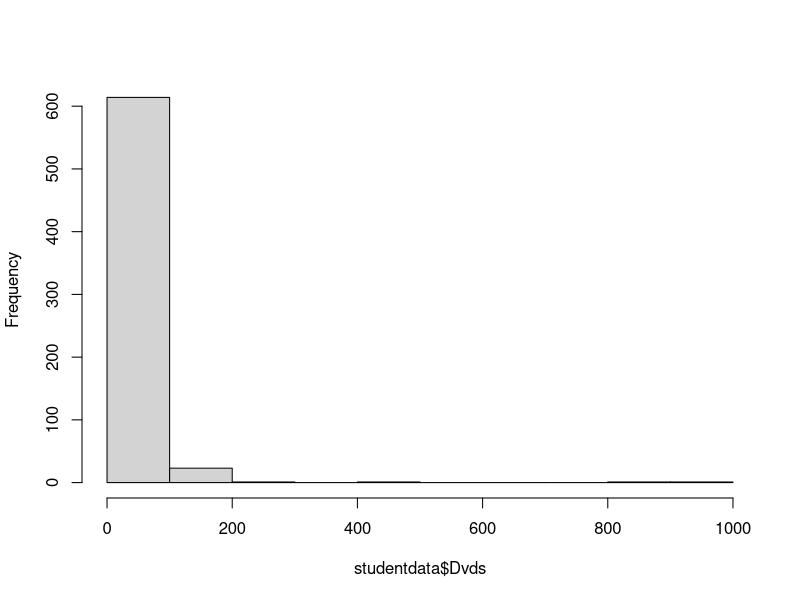
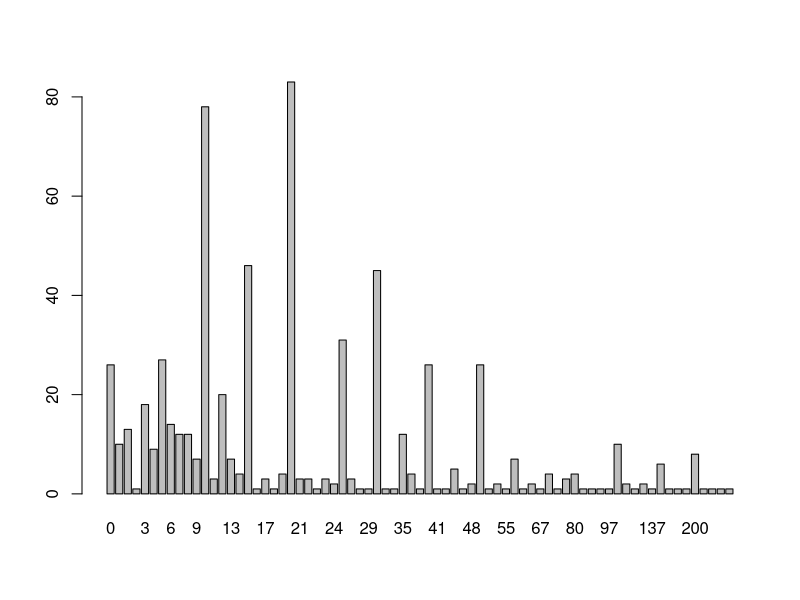
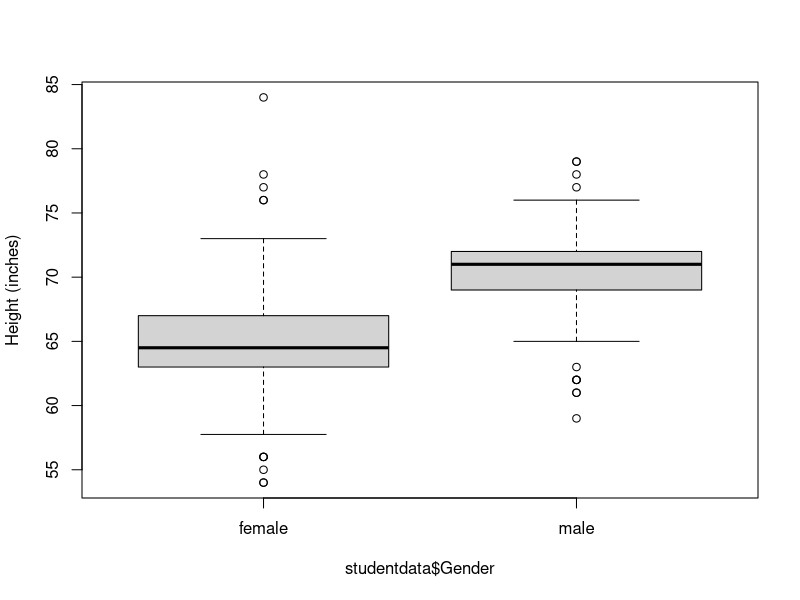
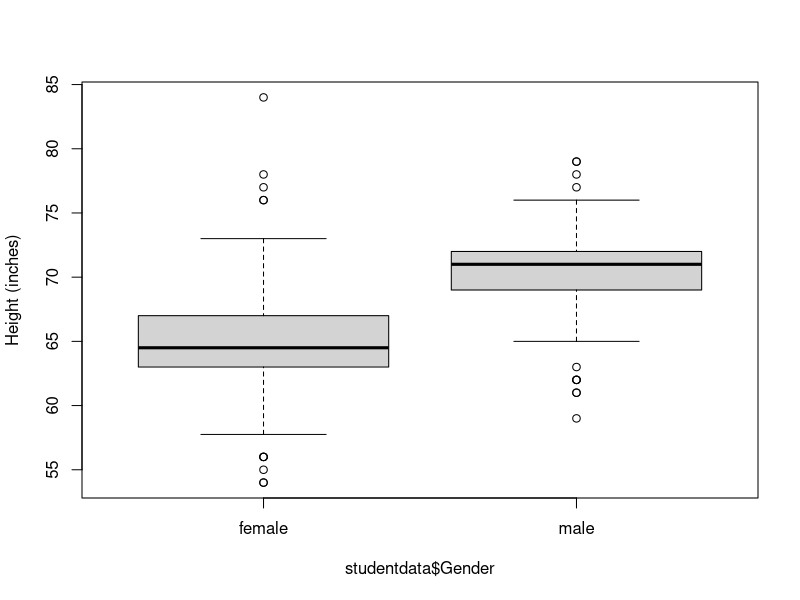
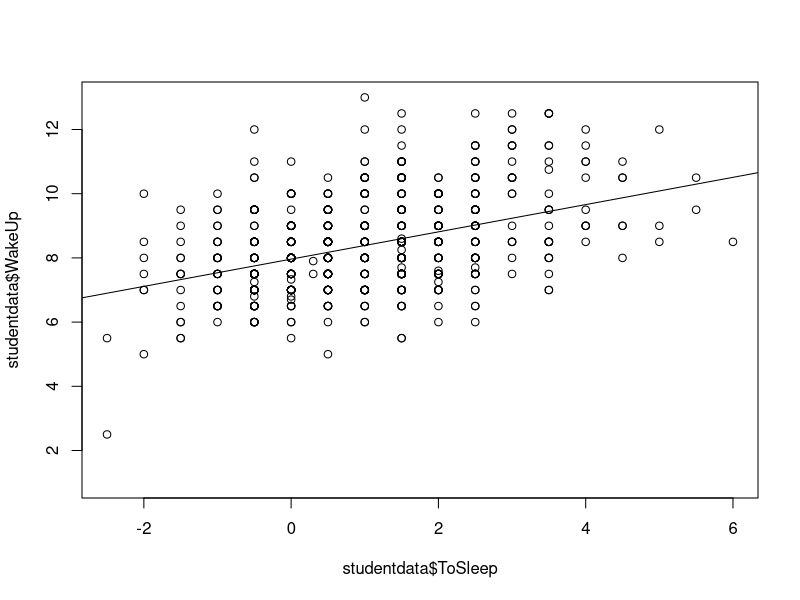

Source code (R) for these figures, in order:
## ---- chunk 1
library(LearnBayes) 
## ---- chunk 2
# 1
hist(studentdata$Dvds,main="")

# 2 
summary(studentdata$Dvds)

# 3
table(studentdata$Dvds)
barplot(table(studentdata$Dvds))

### There are clusters at numbers rounded by 10: 10,20,30. Students don't know exactly how many DVDs they have and are likely to approximate with these values.
## ---- chunk 3
# 1
boxplot(studentdata$Height ~ studentdata$Gender
        , ylab = "Height (inches)")

# 2 
output = boxplot(studentdata$Height ~ studentdata$Gender
                 , ylab = "Height (inches)")
output

# 3
mean(studentdata[studentdata$Gender=="male",]$Height, na.rm = TRUE) -
  mean(studentdata[studentdata$Gender=="female",]$Height, na.rm = TRUE)
## ---- chunk 4
# 1
plot(studentdata$ToSleep, studentdata$WakeUp)


# 2 
fit = lm(studentdata$WakeUp ~ studentdata$ToSleep)

# 3
abline(fit)

# 4
fit

# The answer is equal to the intercept of the fit: the predicted value when ToSleep = 0 (midnight). 7.9628

## ---- chunk 5

# 1 - added parameter to adjust confidence level, could have used 'alpha' instead of 'conf'
binomial.conf.interval <- function(y, n, conf=.90) {
  zconf = 1-(1-conf)/2
  z = qnorm(zconf)
  phat = y/n
  se = sqrt( phat*(1-phat)/n )
  return( c(phat-z*se, phat+z*se) )
}

# 2
onesim <- rbinom(1,20,.5)
onesim_ci <- binomial.conf.interval(onesim,20)

sims <- rbinom(20,20,.5)

# Write a function that checks to see if a confidence interval contains 0.5
contains_parameter <- function(x, n = 20, p = 0.5, conf = 0.9) {
  ci <- binomial.conf.interval(x,n,conf)
  return(ifelse(p >= ci[1] & p <= ci[2],1,0))
}

# Note that the answer here will change with each random sim
# The contains parameter function takes a simulated y value, 
#    computes the confidence interval, and checks to see if the true P is in this interval

# We apply the function to the list of simulated values, producing a list of 1s and 0s
mean(sapply(sims,contains_parameter))


# 3 

# new sims with the lower population P
sims <- rbinom(20,20,.05)

# Reuse code above but set population p to 0.05
mean(sapply(sims,contains_parameter,p=0.05))

## ---- chunk 6

mc_study <- function(n,p,m) {
  sims <- rbinom(m,n,p)
  coverage_prob <- mean(sapply(sims,contains_parameter,p=p,n=n))
  return(coverage_prob)
  
}

mc_study(10,.05,1000)
mc_study(10,.25,1000)
mc_study(10,.50,1000)
mc_study(25,.05,1000)
mc_study(25,.25,1000)
mc_study(25,.50,1000)
mc_study(100,.05,1000)
mc_study(100,.25,1000)
mc_study(100,.50,1000)
mc_study(1000,.05,1000)

# We see that the true coverage of P is closer to 0.9 for large values of n and for p-values closer to 0.5

# This is because the central limit theorem does not hold for for smaller sample sizes
